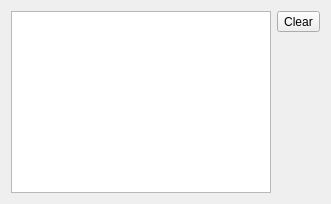
<?xml version="1.0" encoding="UTF-8"?>
<ui version="4.0">
 <class>DisassemblerView</class>
 <widget class="QWidget" name="DisassemblerView">
  <property name="geometry">
   <rect>
    <x>0</x>
    <y>0</y>
    <width>331</width>
    <height>204</height>
   </rect>
  </property>
  <layout class="QHBoxLayout" name="horizontalLayout">
   <item>
    <widget class="QListWidget" name="disassembly"/>
   </item>
   <item>
    <layout class="QVBoxLayout" name="verticalLayout">
     <item>
      <widget class="QToolButton" name="clearButton">
       <property name="text">
        <string>Clear</string>
       </property>
      </widget>
     </item>
     <item>
      <spacer name="verticalSpacer">
       <property name="orientation">
        <enum>Qt::Vertical</enum>
       </property>
       <property name="sizeHint" stdset="0">
        <size>
         <width>20</width>
         <height>40</height>
        </size>
       </property>
      </spacer>
     </item>
    </layout>
   </item>
  </layout>
 </widget>
 <resources/>
 <connections>
  <connection>
   <sender>clearButton</sender>
   <signal>triggered(QAction*)</signal>
   <receiver>DisassemblerView</receiver>
   <slot>onClearButtonTriggered(QAction*)</slot>
   <hints>
    <hint type="sourcelabel">
     <x>296</x>
     <y>23</y>
    </hint>
    <hint type="destinationlabel">
     <x>165</x>
     <y>101</y>
    </hint>
   </hints>
  </connection>
 </connections>
 <slots>
  <slot>onClearButtonTriggered(QAction*)</slot>
 </slots>
</ui>
